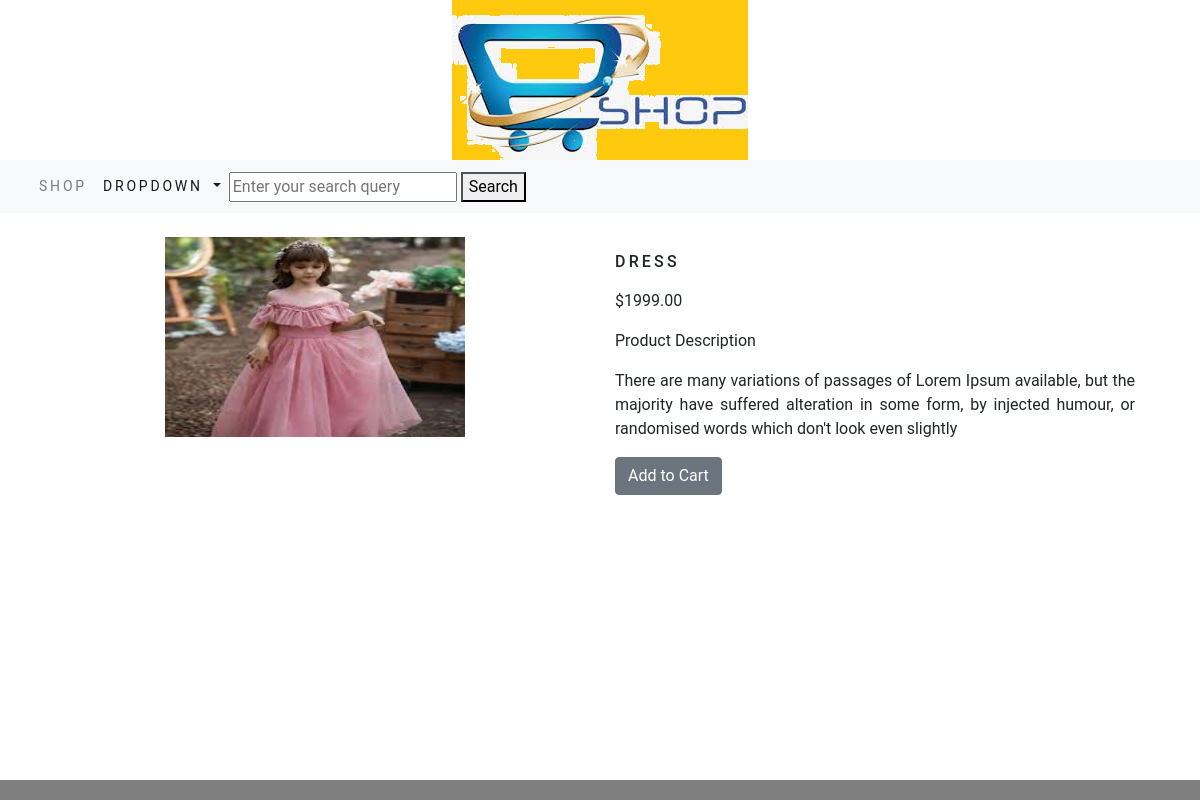
Screenshot of /shopapp/kids-wear/dress with the database file from the repository.
### shopapp/models.py (models this page shows, shortened)
class Product(models.Model):
    name = models.CharField(max_length=250, unique=True)
    slug = models.SlugField(max_length=250, unique=True)
    description = models.TextField(blank=True)
    price = models.DecimalField(max_digits=10, decimal_places=2)
    category = models.ForeignKey(Category, on_delete=models.CASCADE)
    image = models.ImageField(upload_to='product', blank=True)
    stock = models.IntegerField()
    available = models.BooleanField(default=True)
    created = models.DateTimeField(auto_now_add=True)
    updated = models.DateTimeField(auto_now=True)
    class Meta:
        ordering = ('name',)
        verbose_name = 'product'
        verbose_name_plural = 'products'

### shopapp/views.py (the view)
# urls.py: path('<slug:c_slug>/<slug:product_slug>', views.proDetail, name='prodCatdetailse'),
def proDetail(request, c_slug, product_slug):
    try:
        product = Product.objects.get(category__slug=c_slug, slug=product_slug, available=True)
    except Product.DoesNotExist:
        raise Http404("Product not found")
    return render(request, "product.html", {'product': product})

### cart/context_processors.py (called while the page is built)
def counter(request):
    item_count=0
    if 'admin' in request.path:
        return {}
    else:
        try:
            cart=Cart.objects.filter(cart_id=_cart_id(request))
            cart_items=CartItem.objects.all().filter(cart=cart[:1])
            for cart_item in cart_items:
                item_count += cart_item.quantity
        except Cart.DoesNotExist:
            item_count=0
    return dict(item_count=item_count)

### cart/views.py (called while the page is built)
def _cart_id(request):
    cart = request.session.session_key
    if not cart:
        cart = request.session.create()
    return cart

### shopapp/context_processors.py (called while the page is built)
def menu_links(requset):
    links=Category.objects.all()
    return dict(links=links)

### shopapp/models.py (called while the page is built)
    def get_url(self):
        return reverse('shopapp:product_by_category', args=[self.slug])

### template/product.html (shortened to what this page needs)
{% extends 'base.html' %}
{% load static %}
{% block content %}
<div class="container">
  <br>
  <div class="row">
    <div class="col-12 col-sm-12 col-md-12 col-lg-6 text-center">
      <div style="min-width: 18rem;">
        <img src="{{ product.image.url }}" alt="{{ product.name }}" style="width: 300px; height: 200px;">
      </div>
    </div>
    <div class="col-12 col-sm-12 col-md-12 col-lg-6">
      <div>
        <h1 class="my_prod_title">{{ product.name }}</h1>
        <p>${{ product.price }}</p>
        <p class="my_title">Product Description</p>
        <p class="text-justify my_prod_text">{{ product.description }}</p>
        {% if product.stock <= 0 %}
        <p class="text-justify my_prod_text"><b>Out of stock</b></p>
        {% else %}
          <a class="btn btn-secondary" href="{% url 'cart:add_cart' product.id %}">Add to Cart</a>
        {% endif %}
      </div>
    </div>
  </div>
</div>
{% endblock %}

### static/css/custom.css (style rules this page uses)
body { font-family: 'Roboto', sans-serif; }
.my_prod_title { font-size:16px; text-transform:uppercase; letter-spacing:.2em; padding-top:15px; padding-bottom:10px; }
.my_prod_text { padding-right:20px; }

### rows the page displays
Product: image (picture), name "DRESS", price "1999.00", description "There are many variations of passages of Lorem Ipsum available, but the majority have suffered alteration in some form, by injected humour, or randomised words which don't look even slightly"
